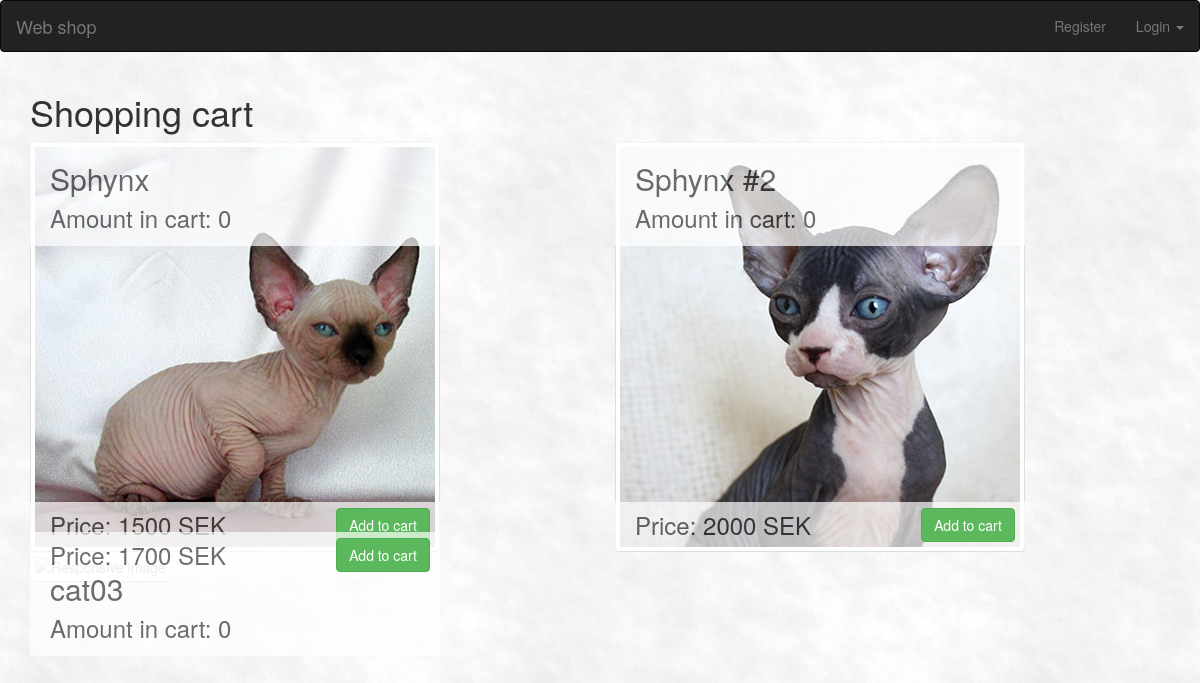
Page /shoppingcart.php on the earlier database version.
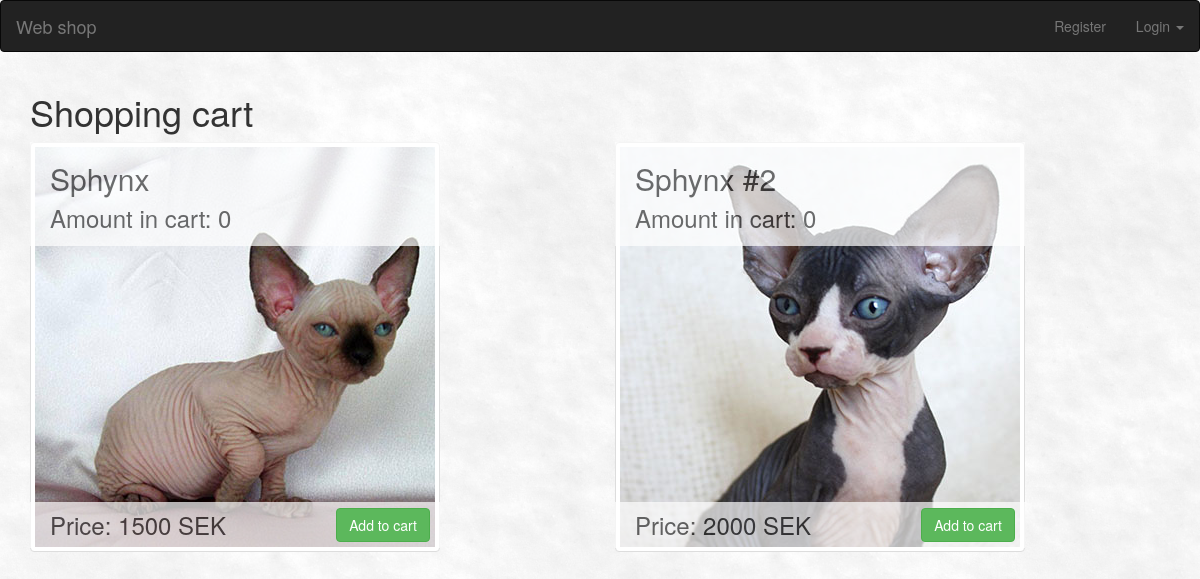
Same page on the later database version.
### tables this page shows
CREATE TABLE products (
  id       bigint AUTO_INCREMENT PRIMARY KEY,
  name     text NOT NULL,
  image    text NOT NULL,
  price    bigint NOT NULL);

### database.inc.php (called while the page is built, shortened)
<?php
class Database {
	private $host;
	private $userName;
	private $password;
	private $database;
	private $conn;
	public function __construct($host, $userName, $password, $database) {
		$this->host = $host;
		$this->userName = $userName;
		$this->password = $password;
		$this->database = $database;
	}
	public function openConnection() {
		try {
			$this->conn = new PDO("mysql:host=$this->host;dbname=$this->database",
					$this->userName,  $this->password);
			$this->conn->setAttribute(PDO::ATTR_ERRMODE, PDO::ERRMODE_EXCEPTION);
		} catch (PDOException $e) {
			$error = "Connection error: " . $e->getMessage();
			print $error . "<p>";
			unset($this->conn);
			return false;
		}
		return true;
	}
	public function closeConnection() {
		$this->conn = null;
	}
	private function executeQuery($query, $param = null) {
		try {
			$stmt = $this->conn->prepare($query);
			$stmt->execute($param);
			$result = $stmt->fetchAll();
		} catch (PDOException $e) {
			$error = "*** Internal error: " . $e->getMessage() . "<p>" . $query;
			die($error);
		}
		return $result;
	}
  public function getProducts() {
    $result = $this->executeQuery("SELECT id, name, image, price FROM products");
    return $result;
  }
}
?>

### shoppingcart.php (the view, shortened to what this page needs)
<?php
    $logged_in = false;
    $db = new Database($_SESSION['db_host'], $_SESSION['db_username'], $_SESSION['db_password'], $_SESSION['db_dbname']);
    $db->openConnection();
    $result = $db->getProducts();
?>
<!doctype html>
<html lang="en">
<head>
    <link href="assets/css/bootstrap.min.css" rel="stylesheet" media="screen">
</head>
<body>
<nav class="navbar navbar-inverse" role="navigation">
  <div class="container-fluid">
    <div class="navbar-header">
      <a class="navbar-brand" href="index.php">Web shop</a>
    </div>
      <ul class="nav navbar-nav navbar-right">
        <li><a href="register.php">Register</a></li>
        <?php  if(!$logged_in){  ?>
          <li class="dropdown">
            <a class="dropdown-toggle" href="#" data-toggle="dropdown">Login <strong class="caret"></strong></a>
          </li>
          <?php }else{ ?>
            <li><a href="logout.php">Log Out</a></li>
            <?php } ?>
      </ul>
    </div>
</nav>
<div class="container">
        <h1>Shopping cart</h1>
        <?php
            $index = 1;
            foreach ($result as $row){
                if ($index == 1) {
                    print "<div class='row'>";
                }
                print "<div class='col-md-6'>";
                print "<div class='product-thumbnail'>";
                print "<img src='{$row['image']}' class='img-responsive img-thumbnail' alt='Responsive image'>";
                print "<div class='product-caption'>";
                print "<h2>{$row['name']}</h2>";
                print "<h3>Amount in cart: {$_SESSION['cart'][$row['id']]}</h3>";
                print "</div>";
                print "<div class='product-price'>";
                print "<h3>Price: {$row['price']} SEK</h3>";
                print "</div>";
                print "<div class='product-buy'>";
                print "<form action='addProductToCart.php' method='post'> ";
                print "<input type='submit' class='btn btn-success' value='Add to cart'/>";
                print "</form>";
                print "</div>";
                print "</div>";
                print "</div>";
                if ($index++ == 3) {
                    print "</div>";
                    $index = 1;
                }
            }
        ?>
    </div>
</body>
</html>

### shoppingcart.php (style rules this page uses)
body { background: url(assets/images/background.png); }
h3 { margin-top: 10px; }
.product-thumbnail { position: relative; width: 410px; }
.product-caption { background: none repeat scroll 0 0 #FFFFFF; opacity: 0.7; top: 0; left: 0; width: 100%; position: absolute; padding-left: 20px; padding-bottom: 5px; }
.product-price { background: none repeat scroll 0 0 #FFFFFF; opacity: 0.7; width: 100%; position: absolute; margin-top: -50px; padding-left: 20px; }
.product-buy { position: absolute; width: 100%; text-align: right; margin-top: -44px; padding-right: 10px; }

Differences in the rows shown:
removed products: name "cat03", id "0", price "1700"
